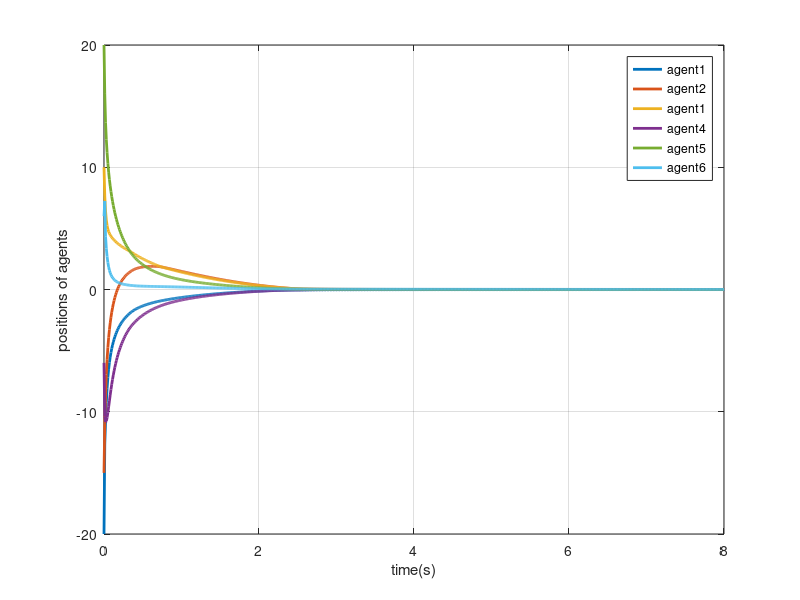

MATLAB code for this plot:
clear All
close All
clc
% x=[-8 -6 -2 2 6 8];
x=[-20 -15 10 -6 20 6];
A=1;
t=8;
x1=[];u2=[];
h=0.01;
Ts=0:h:t;
mu=0.5;eta=0.6;alpha=1.1;m=3;
for p=0:h:t
    x1=[x1;x];
    u1=[];u=0;
    for M=1:6
                if M==1
                    uv1_2=-1*sign(x1(A,2)-sign(-1)*x1(A,1))*abs((x1(A,2)-sign(-1)*x1(A,1)))^(2-1/m);
                    uv1_4=6*sign(x1(A,4)-sign(6)*x1(A,1))*abs((x1(A,4)-sign(6)*x1(A,1)))^(2-1/m);
                    uv1_6=-7*sign(x1(A,6)-sign(-7)*x1(A,1))*abs((x1(A,6)-sign(-7)*x1(A,1)))^(2-1/m);
                    nv1_2=-1*sign(x1(A,2)-sign(-1)*x1(A,1))*abs((x1(A,2)-sign(-1)*x1(A,1)))^(1/m);
                    nv1_4=6*sign(x1(A,4)-sign(6)*x1(A,1))*abs((x1(A,4)-sign(6)*x1(A,1)))^(1/m);
                    nv1_6=-7*sign(x1(A,6)-sign(-7)*x1(A,1))*abs((x1(A,6)-sign(-7)*x1(A,1)))^(1/m);
                    u=mu*(uv1_2+uv1_4+uv1_6)+eta*(nv1_2+nv1_4+nv1_6);
                    u1=[u1 u];
                end
                if M==2
                    uv2_1=-1*sign(x1(A,1)-sign(-1)*x1(A,2))*abs((x1(A,1)-sign(-1)*x1(A,2)))^(2-1/m);
                    uv2_3=2*sign(x1(A,3)-sign(2)*x1(A,2))*abs((x1(A,3)-sign(2)*x1(A,2)))^(2-1/m);
                    nv2_1=-1*sign(x1(A,1)-sign(-1)*x1(A,2))*abs((x1(A,1)-sign(-1)*x1(A,2)))^(1/m);
                    nv2_3=2*sign(x1(A,3)-sign(2)*x1(A,2))*abs((x1(A,3)-sign(2)*x1(A,2)))^(1/m);
                    u=mu*(uv2_1+uv2_3)+eta*(nv2_1+nv2_3);
                    u1=[u1 u];
                end
                if M==3
                    uv3_2=2*sign(x1(A,2)-sign(2)*x1(A,3))*abs((x1(A,2)-sign(2)*x1(A,3)))^(2-1/m);
                    uv3_4=-3*sign(x1(A,4)-sign(-3)*x1(A,3))*abs((x1(A,4)-sign(-3)*x1(A,3)))^(2-1/m);
                    nv3_2=2*sign(x1(A,2)-sign(2)*x1(A,3))*abs((x1(A,2)-sign(2)*x1(A,3)))^(1/m);
                    nv3_4=-3*sign(x1(A,4)-sign(-3)*x1(A,3))*abs((x1(A,4)-sign(-3)*x1(A,3)))^(1/m);
                    u=mu*(uv3_2+uv3_4)+eta*(nv3_2+nv3_4);
                    u1=[u1 u];
                end    
                if M==4
                    uv4_3=-3*sign(x1(A,3)-sign(-3)*x1(A,4))*abs((x1(A,3)-sign(-3)*x1(A,4)))^(2-1/m);
                    uv4_1=6*sign(x1(A,1)-sign(6)*x1(A,4))*abs((x1(A,1)-sign(6)*x1(A,4)))^(2-1/m);
                    uv4_5=-4*sign(x1(A,5)-sign(-4)*x1(A,4))*abs((x1(A,5)-sign(-4)*x1(A,4)))^(2-1/m);
                    nv4_3=-3*sign(x1(A,3)-sign(-3)*x1(A,4))*abs((x1(A,3)-sign(-3)*x1(A,4)))^(1/m);
                    nv4_1=6*sign(x1(A,1)-sign(6)*x1(A,4))*abs((x1(A,1)-sign(6)*x1(A,4)))^(1/m);
                    nv4_5=-4*sign(x1(A,5)-sign(-4)*x1(A,4))*abs((x1(A,5)-sign(-4)*x1(A,4)))^(1/m);
                    u=mu*(uv4_3+uv4_1+uv4_5)+eta*(nv4_3+nv4_1+nv4_5);
                    u1=[u1 u];
                end  
                if M==5
                    uv5_4=-4*sign(x1(A,4)-sign(-4)*x1(A,5))*abs((x1(A,4)-sign(-4)*x1(A,5)))^(2-1/m);
                    uv5_6=-2*sign(x1(A,6)-sign(-2)*x1(A,5))*abs((x1(A,6)-sign(-2)*x1(A,5)))^(2-1/m);
                    nv5_4=-4*sign(x1(A,4)-sign(-4)*x1(A,5))*abs((x1(A,4)-sign(-4)*x1(A,5)))^(1/m);
                    nv5_6=-2*sign(x1(A,6)-sign(-2)*x1(A,5))*abs((x1(A,6)-sign(-2)*x1(A,5)))^(1/m);
                    u=mu*(uv5_4+uv5_6)+eta*(nv5_4+nv5_6);
                    u1=[u1 u];
                 end  
                if M==6
                    uv6_5=-2*sign(x1(A,5)-sign(-2)*x1(A,6))*abs((x1(A,5)-sign(-2)*x1(A,6)))^(2-1/m);
                    uv6_1=-7*sign(x1(A,1)-sign(-7)*x1(A,6))*abs((x1(A,1)-sign(-7)*x1(A,6)))^(2-1/m);
                    nv6_5=-2*sign(x1(A,5)-sign(-2)*x1(A,6))*abs((x1(A,5)-sign(-2)*x1(A,6)))^(2-1/m);
                    nv6_1=-7*sign(x1(A,1)-sign(-7)*x1(A,6))*abs((x1(A,1)-sign(-7)*x1(A,6)))^(2-1/m);
                    u=mu*(uv6_5+uv6_1)+eta*(nv6_5+nv6_1);
                    u1=[u1 u];
                 end  
           end
                u2=[u2;u1];
                x(1,1)=x(1,1)+h*(u1(1,1));
                x(1,2)=x(1,2)+h*(u1(1,2));
                x(1,3)=x(1,3)+h*(u1(1,3));
                x(1,4)=x(1,4)+h*(u1(1,4));
                x(1,5)=x(1,5)+h*(u1(1,5));
                x(1,6)=x(1,6)+h*(u1(1,6));
                A=A+1;           
end
    figure
plot(Ts,x1,'LineWidth',2);
xlabel('time(s)');ylabel('positions of agents');
legend('agent1','agent2','agent1','agent4','agent5','agent6')






grid on